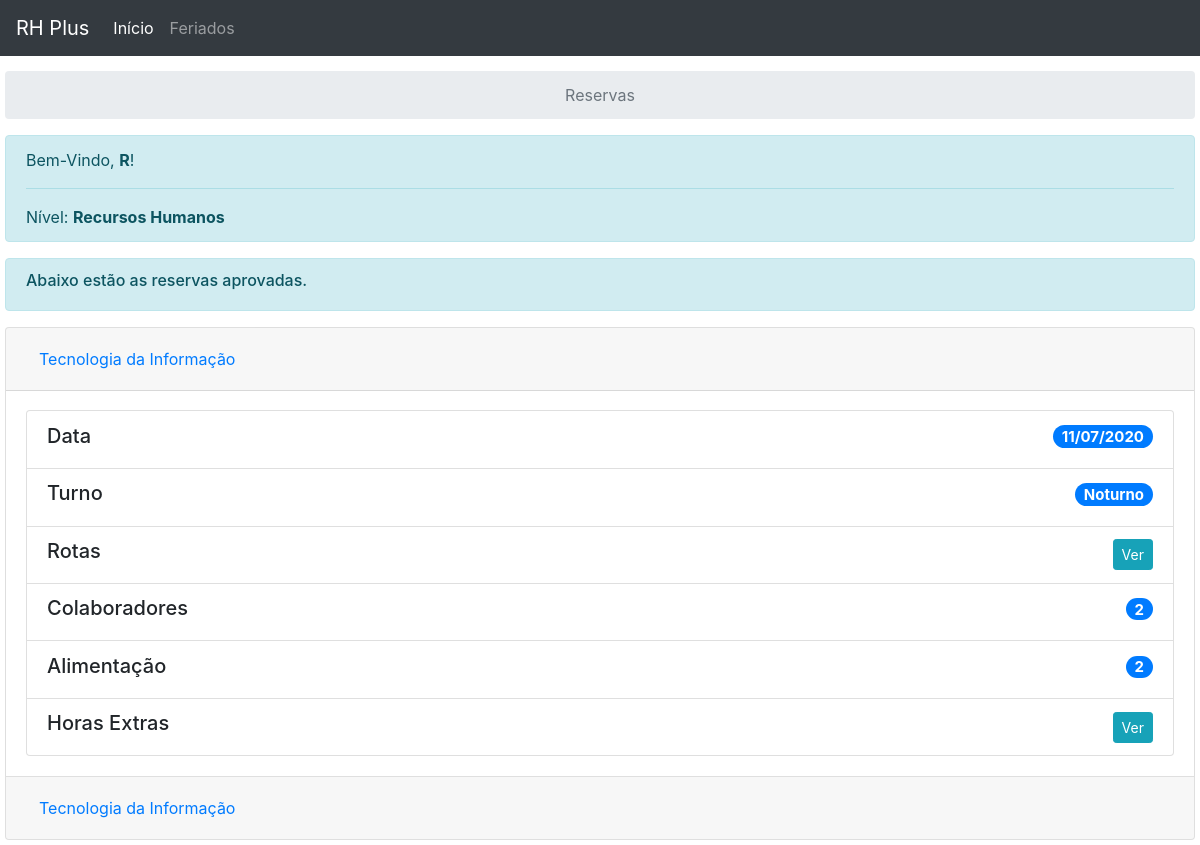
Screenshot of /rh/index.php (signed in) with the database file from the repository.
### tables this page shows
CREATE TABLE `adm` (
  `id_adm` int(11) NOT NULL,
  `id_setor` int(11) NOT NULL,
  `login` varchar(10) NOT NULL,
  `senha` varchar(20) NOT NULL,
  `nome` varchar(100) NOT NULL,
  `cargo` varchar(50) NOT NULL,
  `nivel` int(1) NOT NULL
);

CREATE TABLE `reservas` (
  `id_reserva` int(11) NOT NULL,
  `id_supervisor` int(11) NOT NULL,
  `id_setor` int(11) NOT NULL,
  `valor` varchar(11) NOT NULL,
  `transporte` varchar(11) DEFAULT NULL,
  `alimentacao` varchar(11) DEFAULT NULL,
  `horas` varchar(11) DEFAULT NULL,
  `status` int(11) NOT NULL,
  `turno` int(1) DEFAULT NULL,
  `data` date DEFAULT NULL,
  `motivo` varchar(200) DEFAULT NULL,
  `refazer` varchar(200) DEFAULT NULL
);

CREATE TABLE `setores` (
  `id_setor` int(11) NOT NULL,
  `setor` varchar(50) NOT NULL,
  `id_responsavel` int(11) NOT NULL
);

### functions/global.php (called while the page is built, shortened)
<?php
function getOffice(){
  $userLevel = $_SESSION['userLevel'];
  if($userLevel == 1){
		return "Supervisor";
	}else if($userLevel == 2){
		return "Recursos Humanos";
	}else if($userLevel == 3){
		return "Coordenador";
	}else if($userLevel == 4){
		return "Diretor";
	}
}
?>

### rh/index.php (the view, shortened to what this page needs)
<?php
require_once '../functions/global.php';
function getUserName()
{
  $id_login = $_SESSION['id_login'];
  $conection = conection();
  $sql = "SELECT nome FROM adm WHERE id_adm='$id_login'";
  $query = mysqli_query($conection, $sql);
  $row = mysqli_fetch_array($query);
  $nome = $row['nome'];
  $nome = explode(" ", $nome);
  return $nome[0];
}
function getSector($id_setor)
{
  $conection = conection();
  $sql = "SELECT setor FROM setores WHERE id_setor = '$id_setor'";
  $query = mysqli_query($conection, $sql);
  $row = mysqli_fetch_array($query);
  $setor = $row['setor'];
  return $setor;
}
function getCount($id_reserva)
{
  $conection = conection();
  $sql = "SELECT count(id_colaborador) as conta FROM lista WHERE id_reserva = '$id_reserva'";
  $query = mysqli_query($conection, $sql);
  $row = mysqli_fetch_array($query);
  $conta = $row['conta'];
  return $conta;
}
function getFood($id_reserva)
{
  $conection = conection();
  $sql = "SELECT count(alimentacao) as a FROM lista WHERE id_reserva = '$id_reserva' AND alimentacao = 1";
  $query = mysqli_query($conection, $sql);
  $row = mysqli_fetch_array($query);
  $alimentacao = $row['a'];
  return $alimentacao;
}
function setTurno($turno)
{
  if ($turno == 0) {
    return 'Matutino';
  } else {
    return 'Noturno';
  }
}
function showReservers()
{
  $conection = conection();
  $sql = "SELECT * FROM reservas WHERE status = 3 ORDER BY data";
  $query = mysqli_query($conection, $sql);
  $total = mysqli_num_rows($query);
  if ($total > 0) {
    $contador = 0;
    while ($row = mysqli_fetch_array($query)) {
      $id_reserva = $row['id_reserva'];
      $setor = getSector($row['id_setor']);
      $data =  $row['data'];
      $turno =  setTurno($row['turno']);
      $today = date("Y-m-d");
      if (strtotime($data) >= strtotime($today)) {
        $data =  date("d/m/Y", strtotime($data));
        $totalAlimentacao = getFood($id_reserva);
        $totalColaborador = getCount($id_reserva);
        $colapso = 'true';
        $colapsed = '';
        $show = 'show';
        if ($contador > 0) {
          $colapso = 'false';
          $colapsed = 'collapsed';
          $show = '';
        }
        $teste = "teste" . $contador;
        echo '
            <div class="card">
            <div class="card-header" id="a' . $teste . '">
              <h5 class="mb-0">
                <button class="btn btn-link ' . $colapsed . '" type="button" data-toggle="collapse" data-target="#' . $teste . '" aria-expanded="' . $colapso . '" aria-controls="' . $teste . '">
                  ' . $setor . '
                </button>
              </h5>
            </div>
            <div id="' . $teste . '" class="collapse ' . $show . '" aria-labelledby="a' . $teste . '" data-parent="#accordionExample">
              <div class="card-body">
                <ul class="list-group">
                  <li class="list-group-item d-flex justify-content-between align-items-center">
                    <h5>
                      Data
                    </h5>
                    <h5>
                      <span class="badge badge-primary badge-pill">
                        ' . $data . '
                      </span>
                    </h5>
                  </li>
                  <li class="list-group-item d-flex justify-content-between align-items-center">
                    <h5>
                      Turno
                    </h5>
                    <h5>
                      <span class="badge badge-primary badge-pill" id="totalValor">
                        ' . $turno . '
                      </span>
                    </h5>
                  </li>
                  <li class="list-group-item d-flex justify-content-between align-items-center">
                    <h5>
                      Rotas
                    </h5>
                    <a class="btn btn-info btn-sm" href="routes.php?route=' . $id_reserva . '" role="button">Ver</a>
                  </li>
                  <li class="list-group-item d-flex justify-content-between align-items-center">
                    <h5>
                      Colaboradores
                    </h5>
                    <h5>
                      <span class="badge badge-primary badge-pill" id="totalColaboradores">
                        ' . $totalColaborador . '
                      </span>
                    </h5>
                  </li>
                  <li class="list-group-item d-flex justify-content-between align-items-center">
                    <h5>
                      Alimentação
                    </h5>
                    <h5>
                      <span class="badge badge-primary badge-pill" id="totalColaboradores">
                        ' . $totalAlimentacao . '
                      </span>
                    </h5>
                  </li>
                  <li class="list-group-item d-flex justify-content-between align-items-center">
                    <h5>
                      Horas Extras
                    </h5>
                    <a class="btn btn-info btn-sm" href="hours.php?hours=' . $id_reserva . '" role="button">Ver</a>
                  </li>
                </ul>
              </div>
            </div>
          </div>';
        $contador++;
      }
    }
  } else {
    return '<div class="alert alert-warning" role="alert">
            <h6>Nenhuma reserva disponível.</h6>
          </div>';
  }
}
?>
<!DOCTYPE html>
<html lang="pt_BR">
<head>
  <link rel="stylesheet" href="../css/bootstrap.min.css">
  <link rel="stylesheet" href="../css/adm.css">
</head>
<body>
  <nav class="navbar navbar-expand-md navbar-dark bg-dark barra">
    <a class="navbar-brand" href="index.php">RH Plus</a>
    <div class="collapse navbar-collapse" id="navbarNavAltMarkup">
      <div class="navbar-nav">
        <a class="nav-item nav-link active" href="index.php">Início <span class="sr-only">(Página atual)</span></a>
        <a class="nav-item nav-link" disabled href="holidays.php">Feriados</a>
      </div>
    </div>
  </nav>
  <nav aria-label="breadcrumb">
    <ol class="breadcrumb">
      <li class="breadcrumb-item active" aria-current="page">Reservas</li>
    </ol>
  </nav>
  <div class="setores">
    <div class="alert alert-info" role="alert">
      Bem-Vindo, <b><?php echo getUserName(); ?></b>!
      <hr>
      Nível: <b><?php echo getOffice(); ?></b>
    </div>
    <div class="alert alert-info" role="alert">
      <h6>Abaixo estão as reservas aprovadas.</h6>
    </div>
    <div class="accordion" id="accordionExample">
      <?php echo showReservers(); ?>
    </div>
  </div>
</body>
</html>

### css/adm.css (style rules this page uses)
body { margin: 5px }
nav ol { display: flex; justify-content: center; }
.setores { width: 100%; }
.barra { margin: -5px; margin-bottom: 15px!important; }

### rows the page displays
adm: nome "R"
reservas: id_setor.setor "Tecnologia da Informação", data "11/07/2020", turno "Noturno", totalColaborador "2", totalAlimentacao "2"
reservas: id_setor.setor "Tecnologia da Informação"

### other values shown
getOffice() "Recursos Humanos"
